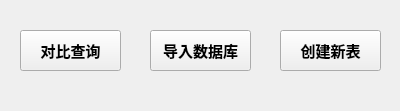
<?xml version="1.0" encoding="UTF-8"?>
<ui version="4.0">
 <class>MainWidget</class>
 <widget class="QWidget" name="MainWidget">
  <property name="geometry">
   <rect>
    <x>0</x>
    <y>0</y>
    <width>400</width>
    <height>111</height>
   </rect>
  </property>
  <property name="windowTitle">
   <string>MainWidget</string>
  </property>
  <widget class="QPushButton" name="m_btn_query">
   <property name="geometry">
    <rect>
     <x>20</x>
     <y>30</y>
     <width>101</width>
     <height>41</height>
    </rect>
   </property>
   <property name="font">
    <font>
     <pointsize>11</pointsize>
     <weight>75</weight>
     <bold>true</bold>
    </font>
   </property>
   <property name="text">
    <string>对比查询</string>
   </property>
  </widget>
  <widget class="QPushButton" name="m_btn_import">
   <property name="geometry">
    <rect>
     <x>150</x>
     <y>30</y>
     <width>101</width>
     <height>41</height>
    </rect>
   </property>
   <property name="font">
    <font>
     <pointsize>11</pointsize>
     <weight>75</weight>
     <bold>true</bold>
    </font>
   </property>
   <property name="text">
    <string>导入数据库</string>
   </property>
  </widget>
  <widget class="QPushButton" name="m_btn_create">
   <property name="geometry">
    <rect>
     <x>280</x>
     <y>30</y>
     <width>101</width>
     <height>41</height>
    </rect>
   </property>
   <property name="font">
    <font>
     <pointsize>11</pointsize>
     <weight>75</weight>
     <bold>true</bold>
    </font>
   </property>
   <property name="text">
    <string>创建新表</string>
   </property>
  </widget>
 </widget>
 <layoutdefault spacing="6" margin="11"/>
 <resources/>
 <connections/>
</ui>
